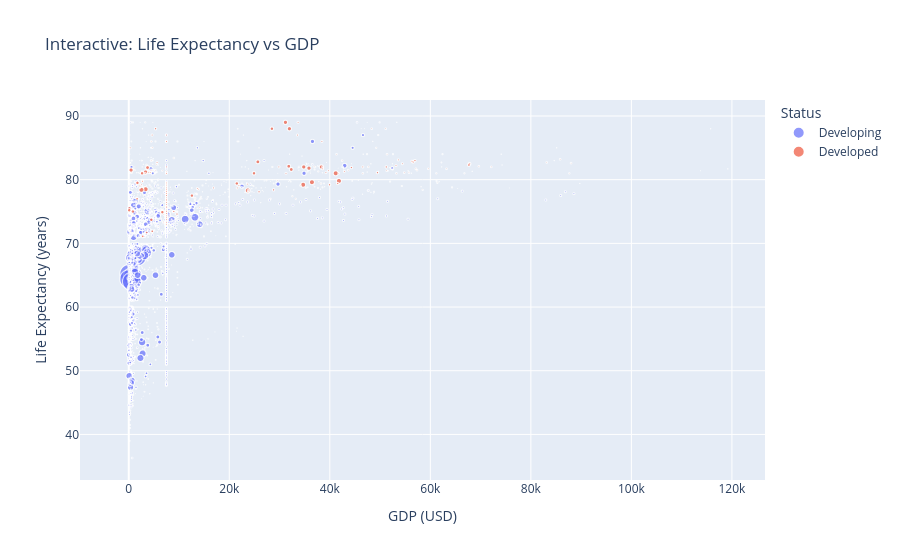

The notebook cell saved with this chart:
### Code cell
fig1 = px.scatter(df, x="GDP", y="Life expectancy", 
                  size="Population", color="Status",
                  hover_data=["Country", "Year"],
                  title="Interactive: Life Expectancy vs GDP",
                  labels={"GDP": "GDP (USD)", "Life expectancy": "Life Expectancy (years)"})
fig1.show()

### Figure 1 — Plotly figure (JSON) as saved in the notebook; plotly's stock layout.template omitted (floating-point values rounded to 4 significant figures; data arrays with more than 128 entries replaced by an {"elided": "..."} marker saying what was removed)
{"data": [{"customdata": {"elided": "2426x2 mixed values"}, "hovertemplate": "Status=Developing<br>GDP (USD)=%{x}<br>Life Expectancy (years)=%{y}<br>Population=%{marker.size}<br>Country=%{customdata[0]}<br>Year=%{customdata[1]}<extra></extra>", "legendgroup": "Developing", "marker": {"color": "#636efa", "size": {"elided": "2426 float values"}, "sizemode": "area", "sizeref": 3235000.0, "symbol": "circle"}, "mode": "markers", "name": "Developing", "showlegend": true, "type": "scattergl", "x": {"elided": "2426 float values"}, "xaxis": "x", "y": {"elided": "2426 float values"}, "yaxis": "y"}, {"customdata": {"elided": "512x2 mixed values"}, "hovertemplate": "Status=Developed<br>GDP (USD)=%{x}<br>Life Expectancy (years)=%{y}<br>Population=%{marker.size}<br>Country=%{customdata[0]}<br>Year=%{customdata[1]}<extra></extra>", "legendgroup": "Developed", "marker": {"color": "#EF553B", "size": {"elided": "512 float values"}, "sizemode": "area", "sizeref": 3235000.0, "symbol": "circle"}, "mode": "markers", "name": "Developed", "showlegend": true, "type": "scattergl", "x": {"elided": "512 float values"}, "xaxis": "x", "y": {"elided": "512 float values"}, "yaxis": "y"}], "layout": {"legend": {"itemsizing": "constant", "title": {"text": "Status"}, "tracegroupgap": 0}, "title": {"text": "Interactive: Life Expectancy vs GDP"}, "xaxis": {"anchor": "y", "domain": [0, 1], "title": {"text": "GDP (USD)"}}, "yaxis": {"anchor": "x", "domain": [0, 1], "title": {"text": "Life Expectancy (years)"}}}}
